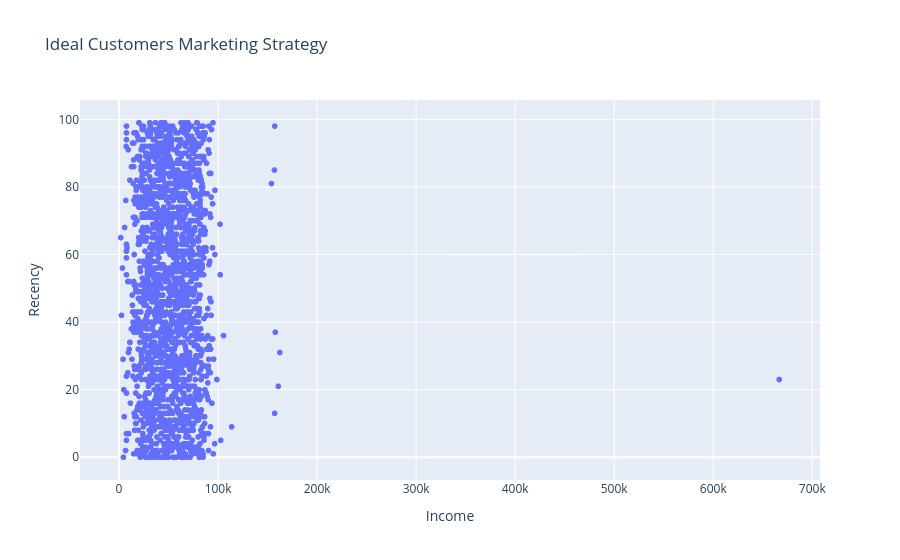

The code cell stored with this chart in its notebook:
### Code cell
#this line of code is also giving you a better perspective of the data given from the dataset in a different
#visualization
import plotly.express as px
fig = px.scatter(idms, x="Income", y="Recency",title = 'Ideal Customers Marketing Strategy')
fig.show()

### Figure 1 — Plotly figure (JSON) as saved in the notebook; plotly's stock layout.template omitted (floating-point values rounded to 4 significant figures; data arrays with more than 128 entries replaced by an {"elided": "..."} marker saying what was removed)
{"data": [{"hovertemplate": "Income=%{x}<br>Recency=%{y}<extra></extra>", "legendgroup": "", "marker": {"color": "#636efa", "symbol": "circle"}, "mode": "markers", "name": "", "showlegend": false, "type": "scattergl", "x": {"elided": "2240 int values"}, "xaxis": "x", "y": {"elided": "2240 int values"}, "yaxis": "y"}], "layout": {"legend": {"tracegroupgap": 0}, "title": {"text": "Ideal Customers Marketing Strategy"}, "xaxis": {"anchor": "y", "domain": [0, 1], "title": {"text": "Income"}}, "yaxis": {"anchor": "x", "domain": [0, 1], "title": {"text": "Recency"}}}}
